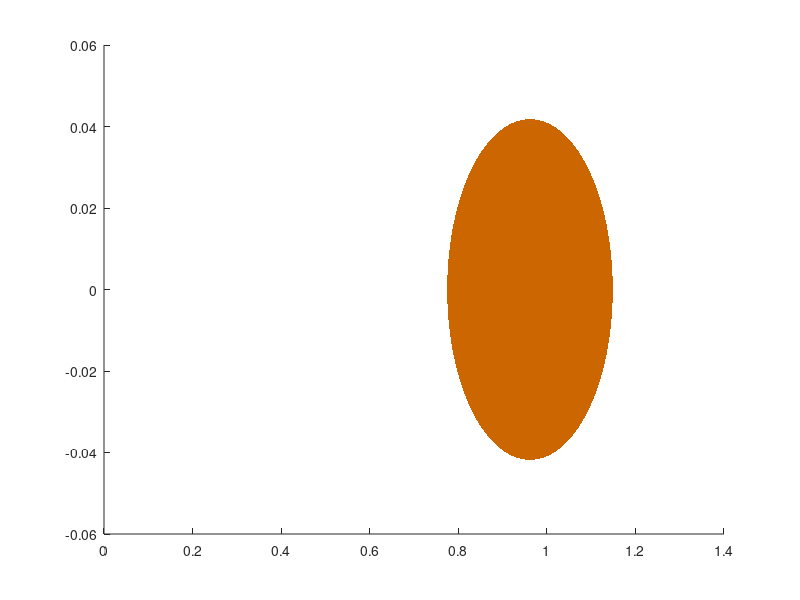

Write MATLAB code to recreate this figure. (Note: this script raises an error after producing the figure.)
function [] = plot_GeCBValleys_3D(eb_cut, origin, cb_shifts)
% [] = plot_SiCBValleys_3D(eb_cut, origin, cb_shifts)
%   This function plots the iso-energetic surfaces of elliptical valleys
%   for Silicon. This is 6 elliptical valleys, 85% along the Gamma-X high
%   symmetry line.
%
%   IN:
%   -  eb_cut:     	scalar of the energy above the CBM to slice for the iso-surface [eV].
%   -  origin:      1x3 row vector of the origin location of the Gama point [x,y,z].
%   -  cb_shifts: 	1x3 row vector of the relative energy shift of each valley [eb_x, eb_y, eb_z].
%
%   OUT: (figure)

%% Defining the default parameters
if nargin < 1; eb_cut = 0.2; origin = [0, 0, 0]; cb_shifts = [0, 0, 0]; end
if nargin < 2; origin = [0, 0, 0]; cb_shifts = [0, 0, 0];  end
if nargin < 3; cb_shifts = [0, 0, 0]; end
if isempty(eb_cut); eb_cut = 0.2;  end
if isempty(origin); origin = [0, 0, 0];  end
if isempty(cb_shifts); cb_shifts = [0, 0, 0];  end

%% 1.0 - Defining the constant parameters
x_ebshift = cb_shifts(1); y_ebshift = cb_shifts(2); z_ebshift = cb_shifts(3); 
m0 = 9.11e-31;
hbar = 4.135e-15;
ml = 1.64*m0;
mt = 0.082*m0;
%% 1.1 - Defining the dispersions of the CB parabola's
k_calc =  @(eb, eff_mass, eb_shift) sqrt(((2*eff_mass)/(hbar^2)) * (eb - eb_shift));
%% 1.2 - Extracting the CB ellipsoids
k0 = sqrt(3)*pi/(5.657);       % Defining the position of the CBM in k-space
% -- IsoE for x valleys
[X1_xx, X1_yy, X1_zz] = ellipsoid(k0 +origin(1), 0+origin(2), 0+origin(3), k_calc(eb_cut,ml,x_ebshift),k_calc(eb_cut,mt,x_ebshift),k_calc(eb_cut,mt,x_ebshift), 5e2);
[X2_xx, X2_yy, X2_zz] = ellipsoid(-k0+origin(1), 0+origin(2), 0+origin(3), k_calc(eb_cut,ml,x_ebshift),k_calc(eb_cut,mt,x_ebshift),k_calc(eb_cut,mt,x_ebshift), 5e2);
[X3_xx, X3_yy, X3_zz] = ellipsoid(origin(1), k0+origin(2), 0+origin(3), k_calc(eb_cut,mt,x_ebshift),k_calc(eb_cut,ml,x_ebshift),k_calc(eb_cut,mt,x_ebshift), 5e2);
[X4_xx, X4_yy, X4_zz] = ellipsoid(origin(1), -k0+origin(2), 0+origin(3), k_calc(eb_cut,mt,x_ebshift),k_calc(eb_cut,ml,x_ebshift),k_calc(eb_cut,mt,x_ebshift), 5e2);

%% - 2.0 - Plotting the isoe surface
hold on;
% -- Defining plot constants
valley_col = [0.8, 0.4, 0];
% -- Plotting M-valleys
% - #1
h1 = surf(X1_xx, X1_yy, X1_zz, 'Edgecolor', 'none', 'facecolor', valley_col); 
T1 = hgtransform('Parent',gca); h1.Parent=T1; T1.Matrix=makehgtform('xrotate',deg2rad(-15), 'yrotate',deg2rad(-35.264), 'zrotate',-pi/4);
% - #2
h2 = surf(X2_xx, X2_yy, X2_zz, 'Edgecolor', 'none', 'facecolor', valley_col); 
T2 = hgtransform('Parent',gca); h2.Parent=T2; T2.Matrix=makehgtform('xrotate',deg2rad(-15), 'yrotate',deg2rad(-35.264), 'zrotate',-pi/4);
% - #3
h3 = surf(X1_xx, X1_yy, X1_zz, 'Edgecolor', 'none', 'facecolor', valley_col); 
T3 = hgtransform('Parent',gca); h3.Parent=T3; T3.Matrix=makehgtform('xrotate',deg2rad(-15)+pi, 'yrotate',deg2rad(-35.264), 'zrotate',-pi/4);
% - #4
h4 = surf(X2_xx, X2_yy, X2_zz, 'Edgecolor', 'none', 'facecolor', valley_col); 
T4 = hgtransform('Parent',gca); h4.Parent=T4; T4.Matrix=makehgtform('xrotate',deg2rad(-15)+pi, 'yrotate',deg2rad(-35.264), 'zrotate',-pi/4);
% - #5
h5 = surf(X3_xx, X3_yy, X3_zz, 'Edgecolor', 'none', 'facecolor', valley_col); 
T5 = hgtransform('Parent',gca); h5.Parent=T5; T5.Matrix=makehgtform('xrotate',deg2rad(15),'yrotate',deg2rad(-35.264), 'zrotate',deg2rad(-45));
% - #6
h6 = surf(X4_xx, X4_yy, X4_zz, 'Edgecolor', 'none', 'facecolor', valley_col); 
T6 = hgtransform('Parent',gca); h6.Parent=T6; T6.Matrix=makehgtform('xrotate',deg2rad(15),'yrotate',deg2rad(-35.264), 'zrotate',deg2rad(-45));
% - #7
h7 = surf(X3_xx, X3_yy, X3_zz, 'Edgecolor', 'none', 'facecolor', valley_col); 
T7 = hgtransform('Parent',gca); h7.Parent=T7; T7.Matrix=makehgtform('xrotate',deg2rad(15)+pi,'yrotate',deg2rad(-35.264), 'zrotate',deg2rad(-45));
% - #8
h8 = surf(X4_xx, X4_yy, X4_zz, 'Edgecolor', 'none', 'facecolor', valley_col); 
T8 = hgtransform('Parent',gca); h8.Parent=T8; T8.Matrix=makehgtform('xrotate',deg2rad(15)+pi,'yrotate',deg2rad(-35.264), 'zrotate',deg2rad(-45));
% - 3.0 Formatting the figure
axis tight; axis equal;
end